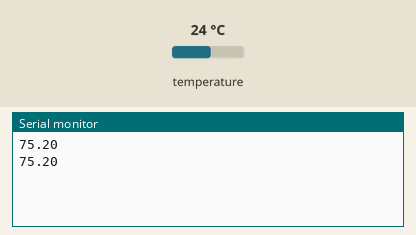
This sketch was run on a simulated Arduino Uno, built with avr-gcc and run on an emulated ATmega328P. Shown: the last lines printed to the serial monitor. The test bench sets the inputs (shaded band); at power-on: temperature 24 °C.

Above: at 4.3 s.
4.4 s: temperature set to 12 °C
At 7.0 s:
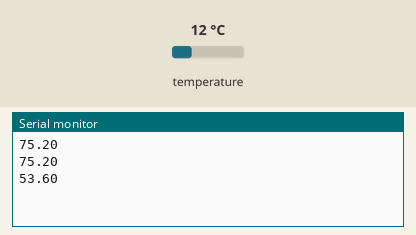
8.1 s: temperature set to 19 °C
At 10.2 s:
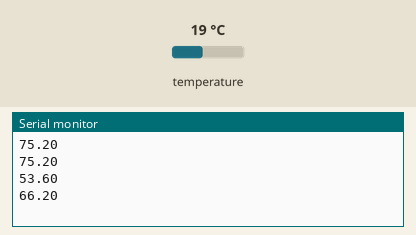
Timing chart, 0 to 11.7 s (numbered marks = the images above; inputs shaded):
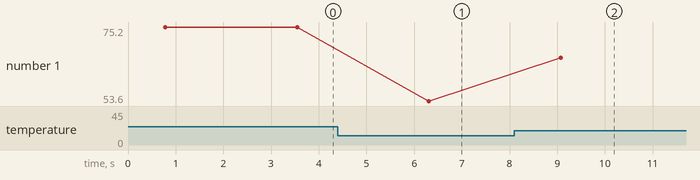

The sketch:

aquarium_temperature_reader.ino
```cpp
#include <OneWire.h>
#include <DallasTemperature.h>

#define ONE_WIRE_BUS 8

OneWire oneWire(ONE_WIRE_BUS);
DallasTemperature sensors(&oneWire);

float celsius = 0;
float f = 0;

void setup() {
  sensors.begin();
  Serial.begin(9600);

  // put your setup code here, to run once:

}

void loop() {
  sensors.requestTemperatures();
  celsius = sensors.getTempCByIndex(0);
  f = sensors.toFahrenheit(celsius);
  Serial.println(f);
  //digitalRead(8) ?
  delay(2000);
  // put your main code here, to run repeatedly:

}

/*
const int sensorPin = A0;
void setup() {
  Serial.begin(9600); // open a serial port

}
void loop() {
  int sensorVal = analogRead(sensorPin);
  Serial.print("Sensor Value: ");
  Serial.print(sensorVal);
  // convert the ADC reading to voltage
  float voltage = (sensorVal/1024.0) * 5.0;
  Serial.print(" Volts: ");
  Serial.print(voltage);
  Serial.print(", degrees F: ");
  // convert the voltage to temperature in degrees
  float temperature = (voltage - .5) * 100;
  float f = (temperature * 9/5) + 32;
  Serial.println(f);
  delay(2000);


}
*/
```

Measured:
- after the input at 4.4 s, the serial monitor: prints a new line after 1.9 s (image 1)
- after the input at 8.1 s, the serial monitor: prints a new line after 0.97 s (image 2)
- plotted number 1: 75.2 → 53.6 after the input at 4.4 s, 53.6 → 66.2 after the input at 8.1 s
